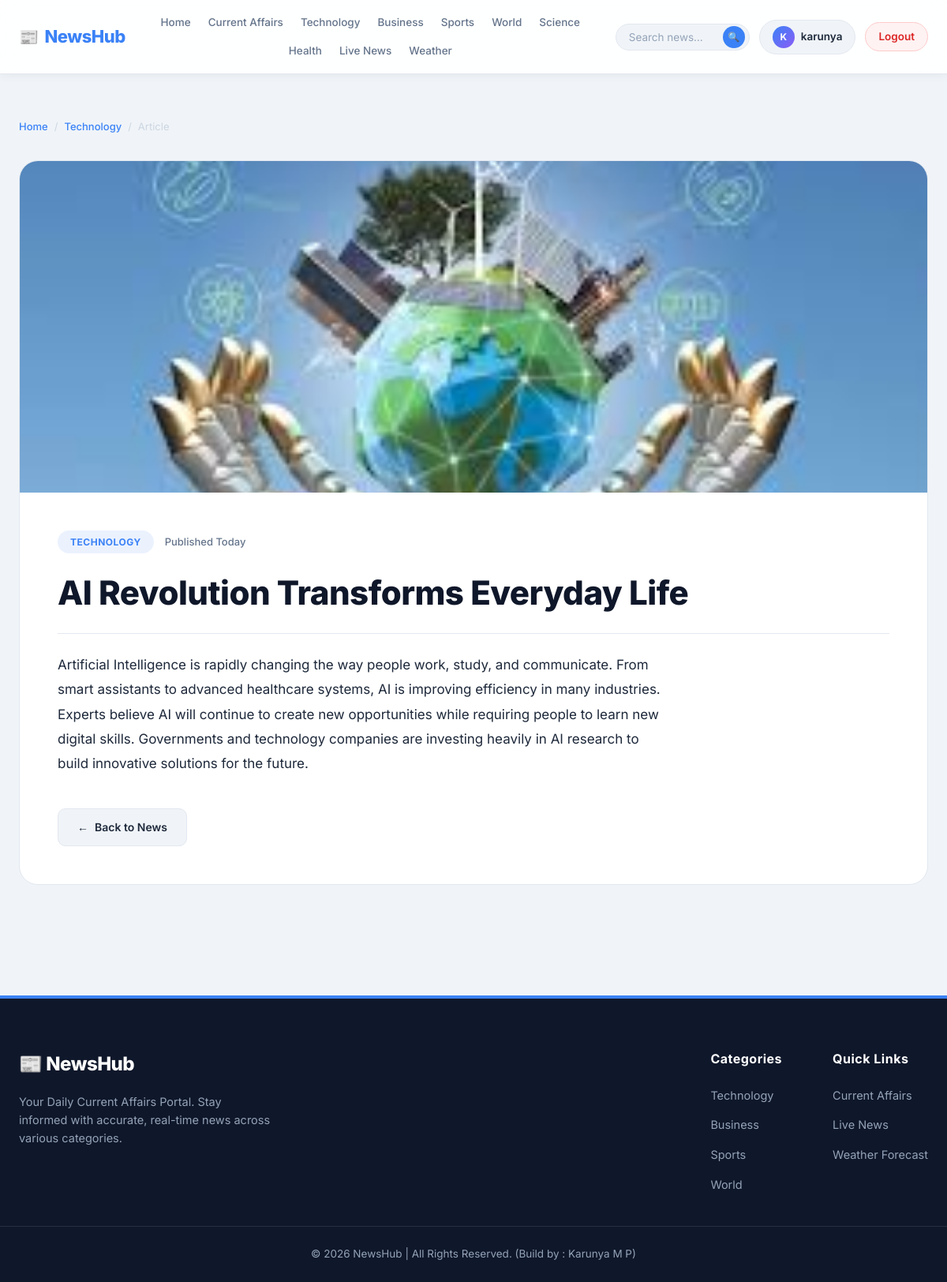
Page /home/article/1/ (signed in) on the committed database.
### news/models.py (models this page shows, shortened)
class Article(models.Model):
    category = models.ForeignKey(Category,on_delete=models.CASCADE)
    author = models.ForeignKey(User,on_delete=models.CASCADE)
    title = models.CharField(max_length=300)
    slug = models.SlugField(unique=True)
    summary = models.TextField()
    content = models.TextField()
    image = models.ImageField(upload_to='news/')
    created_at = models.DateTimeField(auto_now_add=True)
    updated_at = models.DateTimeField(auto_now=True)
    is_trending = models.BooleanField(default=False)

class Category(models.Model):
    name = models.CharField(max_length=100)
    image = models.ImageField(upload_to="category/")

### news/views.py (the view)
@login_required
def article_detail(request, id):
    article = get_object_or_404(Article, id=id)
    return render(request, "news/article.html", {
        "article": article
    })

### news/templates/news/article.html (shortened to what this page needs)
{% extends 'base.html' %}
{% load static %}
{% block css %}
<link rel="stylesheet" href="{% static 'css/article.css' %}?v=4">
{% endblock %}
{% block content %}
<main class="article-page">
  <div class="article-container">
    <nav class="article-breadcrumb">
      <a href="{% url 'home' %}">Home</a>
      <span>/</span>
      <a href="{% url 'category' article.category.id %}">{{ article.category.name }}</a>
      <span>/</span>
      <span class="breadcrumb-current">Article</span>
    </nav>
    <article class="article-card">
      {% if article.image %}
        <img src="{{ article.image.url }}" class="article-hero-img" alt="{{ article.title }}" onerror="this.onerror=null; this.src='https://placehold.co/1200x600?text=NewsHub';">
      {% else %}
        <img src="https://placehold.co/1200x600?text=NewsHub" class="article-hero-img" alt="Placeholder">
      {% endif %}
      <div class="article-body">
        <div class="article-meta">
          <span class="article-category-badge">{{ article.category.name }}</span>
          <span class="article-date">Published Today</span>
        </div>
        <h1 class="article-title">{{ article.title }}</h1>
        <div class="article-divider"></div>
        <div class="article-text">
          <p>{{ article.content }}</p>
        </div>
        <a href="javascript:history.back()" class="back-btn">
          <span>←</span> Back to News
        </a>
      </div>
    </article>
  </div>
</main>
{% endblock %}

### templates/base.html (shortened to what this page needs)
{% load static %}
<!DOCTYPE html>
<html lang="en">
<head>
  <link rel="stylesheet" href="{% static 'css/style.css' %}?v=4">
  <link rel="stylesheet" href="{% static 'css/navbar.css' %}?v=4">
  <link rel="stylesheet" href="{% static 'css/footer.css' %}?v=4">
  {% block css %}{% endblock %}
</head>
<body>
<header>
<nav class="navbar">
  <div class="navbar-inner">
    <a href="{% url 'home' %}" class="logo">
      <span class="logo-icon">📰</span>
      NewsHub
    </a>
    <ul class="nav-links">
      <li><a href="{% url 'home' %}">Home</a></li>
      <li><a href="{% url 'current_affairs' %}">Current Affairs</a></li>
      <li><a href="{% url 'category' 1 %}">Technology</a></li>
      <li><a href="{% url 'category' 2 %}">Business</a></li>
      <li><a href="{% url 'category' 3 %}">Sports</a></li>
      <li><a href="{% url 'category' 4 %}">World</a></li>
      <li><a href="{% url 'category' 5 %}">Science</a></li>
      <li><a href="{% url 'category' 6 %}">Health</a></li>
      <li><a href="{% url 'live_news' %}">Live News</a></li>
      <li><a href="{% url 'weather' %}">Weather</a></li>
    </ul>
    <div class="nav-right">
      <form action="{% url 'search' %}" method="GET" class="nav-search-form">
        <input type="text" name="q" placeholder="Search news…" autocomplete="off">
        <button type="submit" class="nav-search-btn" aria-label="Search">🔍</button>
      </form>
      {% if user.is_authenticated %}
        <a href="{% url 'profile' %}" class="nav-profile-btn">
          <span class="nav-avatar">{{ user.username|slice:":1"|upper }}</span>
          {{ user.username }}
        </a>
        <a href="{% url 'logout' %}" class="nav-logout-btn">Logout</a>
      {% else %}
        <a href="{% url 'login' %}" class="nav-login-btn">Login</a>
      {% endif %}
    </div>
  </div>
</nav>
</header>
{% block content %}{% endblock %}
{% include 'footer.html' %}
</body>
</html>

### static/css/style.css (style rules this page uses)
:root { --primary: #3b82f6; --primary-hover: #2563eb; --primary-light: rgba(59,130,246,0.1); --secondary: #10b981; --danger: #ef4444; --warning: #f59e0b; --purple: #8b5cf6; --bg: #f0f4f8; --surface: #ffffff; --surface-2: #f8fafc; --border: #e2e8f0; --border-strong: #cbd5e1; --text-h: #0f172a; --text-b: #1e293b; --text-m: #64748b; --text-l: #94a3b8; --shadow-xs: 0 1px 2px rgba(0,0,0,0.04); --shadow-sm: 0 1px 3px rgba(0,0,0,0.08), 0 1px 2px rgba(0,0,0,0.05); --shadow-md: 0 4px 12px rgba(0,0,0,0.08), 0 2px 4px rgba(0,0,0,0.05); --shadow-lg: 0 12px 28px rgba(0,0,0,0.1), 0 4px 8px rgba(0,0,0,0.06); --shadow-xl: 0 24px 48px rgba(0,0,0,0.12); --shadow-blue: 0 8px 24px rgba(59,130,246,0.25); --r-sm: 6px; --r-md: 10px; --r-lg: 16px; --r-xl: 24px; --r-full: 999px; --ease: all 0.25s cubic-bezier(0.4,0,0.2,1); --primary-color: var(--primary); --primary-hover: #2563eb; --secondary-color: var(--secondary); --danger-color: var(--danger); --bg-color: var(--bg); --surface-color: var(--surface); --text-main: var(--text-h); --text-muted: var(--text-m); --border-color: var(--border); --radius-lg: var(--r-lg); --radius-md: var(--r-md); --radius-sm: var(--r-sm); --shadow-sm: var(--shadow-sm); --shadow-md: var(--shadow-md); --shadow-lg: var(--shadow-lg); --transition: var(--ease); }
*, *::before, *::after { margin: 0; padding: 0; box-sizing: border-box; }
html { scroll-behavior: smooth; }
body { font-family: 'Inter', system-ui, sans-serif; background: var(--bg); color: var(--text-b); line-height: 1.6; -webkit-font-smoothing: antialiased; -moz-osx-font-smoothing: grayscale; }
a { text-decoration: none; color: inherit; }
img { display: block; max-width: 100%; }
ul { list-style: none; }

### static/css/navbar.css (style rules this page uses)
.navbar { position: sticky; top: 0; z-index: 1000; width: 100%; background: rgba(255,255,255,0.92); -webkit-backdrop-filter: blur(16px); backdrop-filter: blur(16px); border-bottom: 1px solid var(--border); box-shadow: 0 1px 12px rgba(0,0,0,0.06); transition: var(--ease); }
.navbar-inner { max-width: 1400px; margin: 0 auto; padding: 12px 24px; min-height: 68px; display: flex; align-items: center; gap: 16px; }
.logo { font-size: 22px; font-weight: 800; letter-spacing: -0.5px; color: var(--primary); display: flex; align-items: center; gap: 8px; flex-shrink: 0; transition: var(--ease); }
.logo-icon { font-size: 20px; }
.nav-links { display: flex; align-items: center; justify-content: center; gap: 2px; flex: 1; list-style: none; margin: 0; flex-wrap: wrap; }
.nav-links li a { display: block; padding: 6px 10px; font-size: 13.5px; font-weight: 500; color: var(--text-m); border-radius: var(--r-sm); transition: var(--ease); white-space: nowrap; }
.nav-right { display: flex; align-items: center; gap: 12px; flex-shrink: 0; }
.nav-search-form { position: relative; display: flex; align-items: center; }
.nav-search-form input { width: 170px; padding: 8px 36px 8px 16px; border: 1.5px solid var(--border); background: var(--bg); color: var(--text-b); border-radius: var(--r-full); font-size: 13.5px; font-family: inherit; outline: none; transition: var(--ease); }
.nav-search-form input::placeholder { color: var(--text-l); }
.nav-search-btn { position: absolute; right: 6px; top: 50%; transform: translateY(-50%); background: var(--primary); color: white; border: none; width: 28px; height: 28px; border-radius: 50%; cursor: pointer; display: flex; align-items: center; justify-content: center; font-size: 12px; transition: var(--ease); flex-shrink: 0; }
.nav-profile-btn { display: flex; align-items: center; gap: 8px; padding: 7px 16px; background: var(--bg); border: 1.5px solid var(--border); border-radius: var(--r-full); font-size: 13.5px; font-weight: 600; color: var(--text-b); transition: var(--ease); }
.nav-avatar { width: 28px; height: 28px; border-radius: 50%; background: linear-gradient(135deg, var(--primary), var(--purple)); color: white; font-size: 12px; font-weight: 700; display: flex; align-items: center; justify-content: center; flex-shrink: 0; }
.nav-logout-btn { display: flex; align-items: center; gap: 6px; padding: 7px 16px; background: #fef2f2; border: 1.5px solid #fecaca; border-radius: var(--r-full); font-size: 13.5px; font-weight: 600; color: #dc2626; transition: var(--ease); }

### rows in the picture
Article: category.name "Technology", image (picture), category.name "TECHNOLOGY", title "AI Revolution Transforms Everyday Life", content "Artificial Intelligence is rapidly changing the way people work, study, and communicate. From smart assistants to advanced healthcare systems, AI is improving efficiency in many industries. Experts believe AI will continue to create new opportunities while requiring people to learn new digital skills. Governments and technology companies are investing heavily in AI research to build innovative solutions for the future."

### other values in the picture
{{ user.username|slice:":1"|upper }} "K"
{{ user.username }} "karunya"
